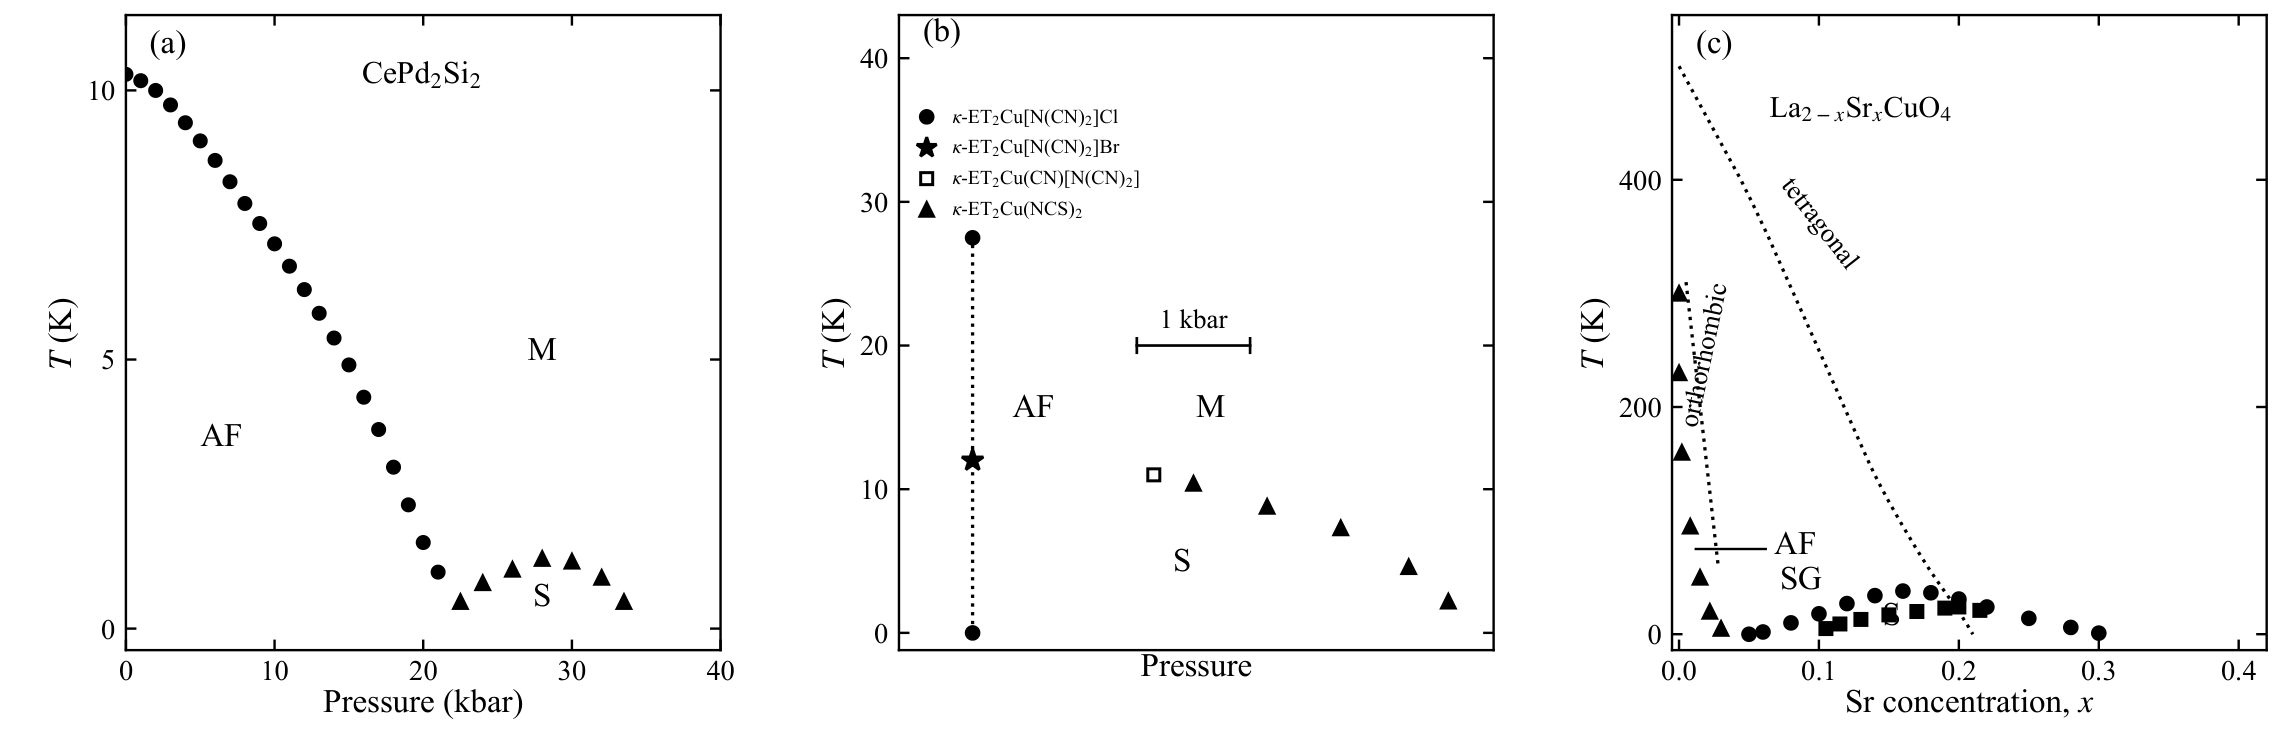

Generate this figure with Python:
# -*- coding: utf-8 -*-
# 图 8.16 三幅量子相变/掺杂相图：(a) CePd2Si2 温-压 (b) 有机超导体温-压
# (c) La2-xSrxCuO4 温-掺杂
import sys
sys.path.insert(0, r'E:\AI整理书籍\磁学\book\fig_src')
import numpy as np
import matplotlib.pyplot as plt
from matplotlib.lines import Line2D
from scipy.interpolate import PchipInterpolator
from mplstyle import save_fig

fig, axs = plt.subplots(1, 3, figsize=(10.6, 3.5))

# ---------------------------------------------------------------- (a)
ax = axs[0]
tn = PchipInterpolator([0, 2, 4, 6, 8, 10, 12, 14, 15, 16, 17, 18, 19, 20, 21],
                       [10.3, 10.0, 9.4, 8.7, 7.9, 7.15, 6.3, 5.4, 4.9, 4.3, 3.7, 3.0, 2.3, 1.6, 1.05])
p = np.arange(0, 21.1, 1.0)
ax.plot(p, tn(p), 'o', ms=4, color='k', lw=0)
sc = [(22.5, 0.5), (24, 0.85), (26, 1.1), (28, 1.3), (30, 1.25), (32, 0.95), (33.5, 0.5)]
sx, sy = zip(*sc)
ax.plot(sx, sy, '^', ms=4.5, color='k', lw=0)
ax.text(20, 10.1, r'CePd$_2$Si$_2$', fontsize=10.5, ha='center')
ax.text(5, 3.4, 'AF', fontsize=11)
ax.text(28, 5.0, 'M', fontsize=11, ha='center')
ax.text(28, 0.42, 'S', fontsize=11, ha='center')
ax.text(0.04, 0.94, '(a)', transform=ax.transAxes, fontsize=11)
ax.set_xlim(0, 40)
ax.set_ylim(-0.4, 11.4)
ax.set_xticks([0, 10, 20, 30, 40])
ax.set_yticks([0, 5, 10])
ax.set_xlabel('Pressure (kbar)', fontsize=11, labelpad=1)
ax.set_ylabel(r'$T$ (K)', fontsize=11, labelpad=2)
ax.set_title(r'', fontsize=1)

# ---------------------------------------------------------------- (b)
ax = axs[1]
ax.plot([0.13, 0.13], [0, 27.5], ':', color='k', lw=1.1)
ax.plot(0.13, 27.5, 'o', ms=4.2, color='k', lw=0)
ax.plot(0.13, 12, '*', ms=7.5, color='k', lw=0)
ax.plot(0.13, 0, 'o', ms=4.2, color='k', lw=0)
ax.plot(0.45, 11, 's', ms=4, color='k', mfc='w', lw=0)
tri = [(0.52, 10.4), (0.65, 8.8), (0.78, 7.3), (0.90, 4.6), (0.97, 2.2)]
tx, ty = zip(*tri)
ax.plot(tx, ty, '^', ms=4.5, color='k', lw=0)
# "1 kbar" scale bar
ax.plot([0.42, 0.62], [20, 20], 'k-', lw=0.9)
ax.plot([0.42, 0.42], [19.5, 20.5], 'k-', lw=0.9)
ax.plot([0.62, 0.62], [19.5, 20.5], 'k-', lw=0.9)
ax.text(0.52, 21.2, '1 kbar', fontsize=9, ha='center')
ax.text(0.20, 15, 'AF', fontsize=11)
ax.text(0.55, 15, 'M', fontsize=11, ha='center')
ax.text(0.50, 4.3, 'S', fontsize=11, ha='center')
handles = [
    Line2D([], [], ls='none', marker='o', ms=4.2, color='k',
           label=r'$\kappa$-ET$_2$Cu[N(CN)$_2$]Cl'),
    Line2D([], [], ls='none', marker='*', ms=7, color='k',
           label=r'$\kappa$-ET$_2$Cu[N(CN)$_2$]Br'),
    Line2D([], [], ls='none', marker='s', ms=4, mfc='w', color='k',
           label=r'$\kappa$-ET$_2$Cu(CN)[N(CN)$_2$]'),
    Line2D([], [], ls='none', marker='^', ms=4.5, color='k',
           label=r'$\kappa$-ET$_2$Cu(NCS)$_2$'),
]
ax.legend(handles=handles, loc='upper left', bbox_to_anchor=(0.0, 0.865),
          handletextpad=0.3, borderaxespad=0.0, fontsize=6.6)
ax.text(0.04, 0.96, '(b)', transform=ax.transAxes, fontsize=11)
ax.set_xlim(0, 1.05)
ax.set_ylim(-1.2, 43)
ax.set_xticks([])
ax.set_yticks([0, 10, 20, 30, 40])
ax.set_xlabel('Pressure', fontsize=11, labelpad=1)
ax.set_ylabel(r'$T$ (K)', fontsize=11, labelpad=2)

# ---------------------------------------------------------------- (c)
ax = axs[2]
tet = PchipInterpolator([0, 0.02, 0.04, 0.06, 0.08, 0.10, 0.12, 0.14, 0.16, 0.18, 0.20, 0.21],
                        [500, 455, 410, 360, 305, 250, 195, 140, 95, 55, 20, 0])
xt = np.linspace(0, 0.21, 200)
ax.plot(xt, tet(xt), ':', color='k', lw=1.1)
ax.plot([0.005, 0.028], [310, 60], ':', color='k', lw=1.1)
ax.text(0.100, 322, 'tetragonal', fontsize=9, rotation=-52, ha='center')
ax.text(0.019, 185, 'orthorhombic', fontsize=9, rotation=78, ha='center')
afx = [0.0, 0.0, 0.002, 0.008, 0.015, 0.022, 0.03]
afy = [300, 230, 160, 95, 50, 20, 5]
ax.plot(afx, afy, '^', ms=4.5, color='k', lw=0)
sgx = [0.105, 0.115, 0.13, 0.15, 0.17, 0.19, 0.20, 0.215]
sgy = [5, 9, 13, 17, 20, 23, 24, 21]
ax.plot(sgx, sgy, 's', ms=4, color='k', lw=0)
scx = [0.05, 0.06, 0.08, 0.10, 0.12, 0.14, 0.16, 0.18, 0.20, 0.22, 0.25, 0.28, 0.30]
scy = [0, 2, 10, 18, 27, 34, 38, 36.5, 31, 24, 14, 6, 1]
ax.plot(scx, scy, 'o', ms=4.2, color='k', lw=0)
ax.plot([0.012, 0.062], [75, 75], 'k-', lw=0.8)
ax.text(0.068, 71, 'AF', fontsize=11)
ax.text(0.072, 40, 'SG', fontsize=11)
ax.text(0.152, 8, 'S', fontsize=11, ha='center')
ax.text(0.13, 455, r'La$_{2-x}$Sr$_x$CuO$_4$', fontsize=10, ha='center')
ax.text(0.04, 0.94, '(c)', transform=ax.transAxes, fontsize=11)
ax.set_xlim(-0.005, 0.42)
ax.set_ylim(-14, 545)
ax.set_xticks([0, 0.1, 0.2, 0.3, 0.4])
ax.set_xticklabels(['0.0', '0.1', '0.2', '0.3', '0.4'])
ax.set_yticks([0, 200, 400])
ax.set_xlabel(r'Sr concentration, $x$', fontsize=11, labelpad=1)
ax.set_ylabel(r'$T$ (K)', fontsize=11, labelpad=2)

for ax in axs:
    ax.tick_params(labelsize=9.5)

fig.subplots_adjust(left=0.055, right=0.99, bottom=0.14, top=0.98, wspace=0.30)
save_fig(fig, 'ch8', 'fig8_16')
